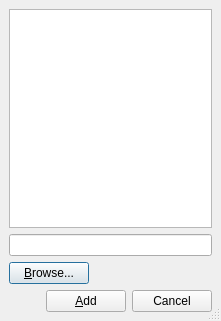
<ui version="4.0" >
 <author></author>
 <comment></comment>
 <exportmacro></exportmacro>
 <class>BibtexAddUi</class>
 <widget class="QDialog" name="BibtexAddUi" >
  <property name="geometry" >
   <rect>
    <x>0</x>
    <y>0</y>
    <width>221</width>
    <height>321</height>
   </rect>
  </property>
  <property name="sizePolicy" >
   <sizepolicy>
    <hsizetype>1</hsizetype>
    <vsizetype>1</vsizetype>
    <horstretch>0</horstretch>
    <verstretch>0</verstretch>
   </sizepolicy>
  </property>
  <property name="windowTitle" >
   <string>LyX: Add BibTeX Database</string>
  </property>
  <property name="sizeGripEnabled" >
   <bool>true</bool>
  </property>
  <layout class="QGridLayout" >
   <property name="margin" >
    <number>9</number>
   </property>
   <property name="spacing" >
    <number>6</number>
   </property>
   <item row="0" column="0" colspan="2" >
    <widget class="QListWidget" name="bibLW" >
     <property name="selectionMode" >
      <enum>QAbstractItemView::ExtendedSelection</enum>
     </property>
    </widget>
   </item>
   <item row="3" column="0" colspan="2" >
    <layout class="QHBoxLayout" >
     <property name="margin" >
      <number>0</number>
     </property>
     <property name="spacing" >
      <number>6</number>
     </property>
     <item>
      <spacer>
       <property name="orientation" >
        <enum>Qt::Horizontal</enum>
       </property>
       <property name="sizeType" >
        <enum>QSizePolicy::Expanding</enum>
       </property>
       <property name="sizeHint" >
        <size>
         <width>20</width>
         <height>20</height>
        </size>
       </property>
      </spacer>
     </item>
     <item>
      <widget class="QPushButton" name="addPB" >
       <property name="text" >
        <string>&amp;Add</string>
       </property>
       <property name="autoDefault" >
        <bool>false</bool>
       </property>
       <property name="default" >
        <bool>true</bool>
       </property>
      </widget>
     </item>
     <item>
      <widget class="QPushButton" name="closePB" >
       <property name="text" >
        <string>Cancel</string>
       </property>
       <property name="autoDefault" >
        <bool>false</bool>
       </property>
      </widget>
     </item>
    </layout>
   </item>
   <item row="2" column="1" >
    <spacer>
     <property name="orientation" >
      <enum>Qt::Horizontal</enum>
     </property>
     <property name="sizeType" >
      <enum>QSizePolicy::Expanding</enum>
     </property>
     <property name="sizeHint" >
      <size>
       <width>20</width>
       <height>20</height>
      </size>
     </property>
    </spacer>
   </item>
   <item row="1" column="0" colspan="2" >
    <widget class="QLineEdit" name="bibED" >
     <property name="sizePolicy" >
      <sizepolicy>
       <hsizetype>7</hsizetype>
       <vsizetype>0</vsizetype>
       <horstretch>0</horstretch>
       <verstretch>0</verstretch>
      </sizepolicy>
     </property>
     <property name="toolTip" >
      <string>Enter BibTeX database name</string>
     </property>
    </widget>
   </item>
   <item row="2" column="0" >
    <widget class="QPushButton" name="browsePB" >
     <property name="text" >
      <string>&amp;Browse...</string>
     </property>
     <property name="autoDefault" >
      <bool>false</bool>
     </property>
     <property name="default" >
      <bool>true</bool>
     </property>
    </widget>
   </item>
  </layout>
 </widget>
 <pixmapfunction></pixmapfunction>
 <includes>
  <include location="local" >qt_helpers.h</include>
 </includes>
 <tabstops>
  <tabstop>bibLW</tabstop>
  <tabstop>bibED</tabstop>
  <tabstop>browsePB</tabstop>
  <tabstop>addPB</tabstop>
  <tabstop>closePB</tabstop>
 </tabstops>
 <resources/>
 <connections/>
</ui>
